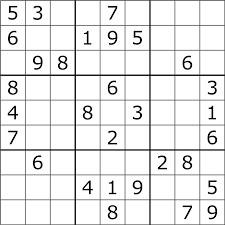
#> input picture open_CV_python/open_cv/sudoko.png, 225 x 225 px
$ python 'smoothing_images(blurring).py'
#> lines starting #> are read from the running program, lines starting #| are printed output that depends on the picture
# -*- coding: utf-8 -*-
"""
Created on Mon Jan  4 19:25:37 2021

@author: Divija Ayala
"""
import cv2
import numpy as np
from matplotlib import pyplot as plt

img=cv2.imread("sudoko.png")
#> img is the input picture: shape (225, 225, 3); min 0, max 255, mean 233.5
img1=cv2.cvtColor(img, cv2.COLOR_BGR2RGB)#matplot rgb format

#using the averaging kernel for image smoothening
kernel=np.ones((5,5),np.float32)/25

#filter2D(src, ddepth, kernel)
dst=cv2.filter2D(img1, -1, kernel)
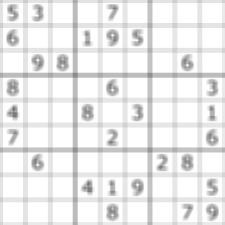
#> dst: shape (225, 225, 3); min 105, max 255, mean 234.4

#simply takes the average of all the pixels under kernel area
# and replaces the central element with this average
#cv2.blur(src, ksize)
averaging=cv2.blur(img1, (5,5))

#instead of a box filter consisting of equal filter coefficients,
# a Gaussian kernel is used
#cv2.GaussianBlur(src, ksize, sigmaX)
gaussian_blur=cv2.GaussianBlur(img1, (5,5), 0)
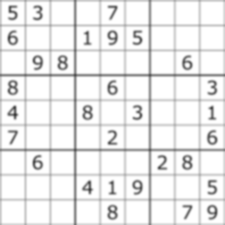
#> gaussian_blur: shape (225, 225, 3); min 61, max 255, mean 234.2

#computes the median of all the pixels under the kernel window and
# the central pixel is replaced with this median value.
#This is highly effective in removing salt-and-pepper noise
#cv2.medianBlur(src, ksize)
median_blur=cv2.medianBlur(img1, 5)
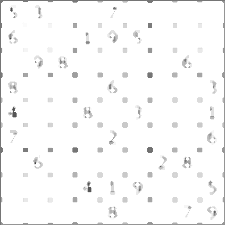
#> median_blur: shape (225, 225, 3); min 66, max 255, mean 248.5

#A bilateral filter is used for smoothening images and reducing noise,
# while preserving edges
#d: Diameter of each pixel neighborhood.
#sigmaColor: Value of \sigma in the color space.
# The greater the value, the colors farther to each other will start to get mixed.
#sigmaColor: Value of \sigma in the coordinate space.
#The greater its value, the more further pixels will mix together, given that their colors lie within the sigmaColor range.
bilateral_filter=cv2.bilateralFilter(img,9,75,75)

titles=['original','2D convolution','average','gaussian','median','bilateral_filter']
images=[img1,dst,averaging,gaussian_blur,median_blur,bilateral_filter]

for i in range(6):
    plt.subplot(2,3,1+i),plt.imshow(images[i])
    plt.title(titles[i])
    plt.xticks([]),plt.yticks([])

#> (the run stopped early here; a loop or call above may not have finished)

$ run again, with open_CV_python/open_cv/laplacian_pyramid.png copied over open_CV_python/open_cv/sudoko.png
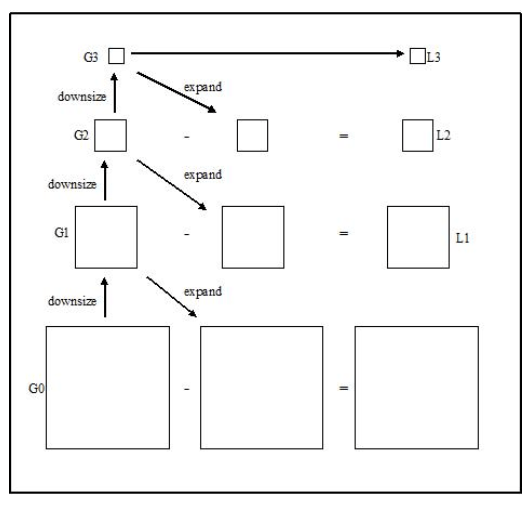
#> input picture open_CV_python/open_cv/laplacian_pyramid.png, 532 x 507 px
#> img is the input picture: shape (507, 532, 3); mean B, G, R 245.5, 245.5, 245.5
#> `gaussian_blur=cv2.GaussianBlur(img1, (5,5), 0)`:
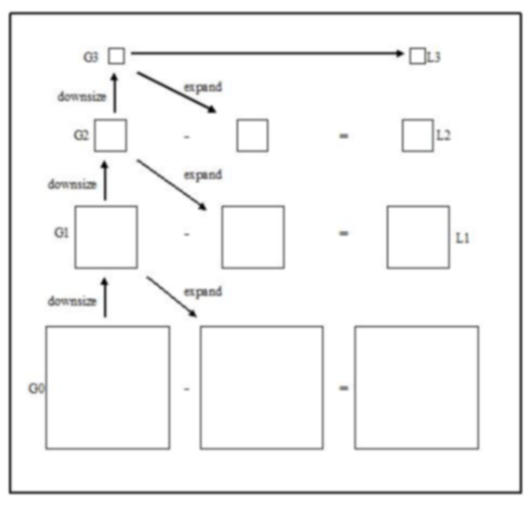
#> gaussian_blur: shape (507, 532, 3); mean R, G, B 245.5, 245.5, 245.5
#> `median_blur=cv2.medianBlur(img1, 5)`:
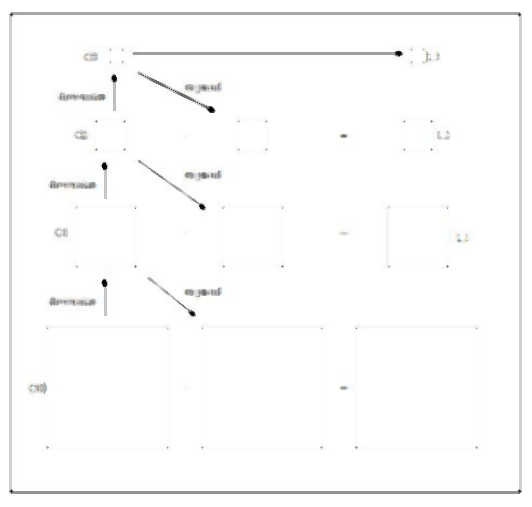
#> median_blur: shape (507, 532, 3); mean R, G, B 251.6, 251.6, 251.6

$ run again, with open_CV_python/open_cv/smarties.png copied over open_CV_python/open_cv/sudoko.png
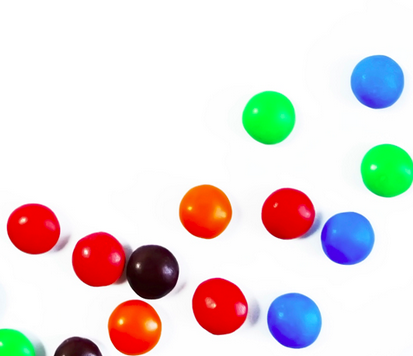
#> input picture open_CV_python/open_cv/smarties.png, 413 x 356 px
#> img is the input picture: shape (356, 413, 3); mean B, G, R 219.1, 220.4, 228.9
#> `dst=cv2.filter2D(img1, -1, kernel)`:
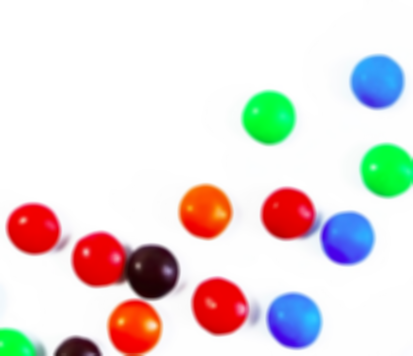
#> dst: shape (356, 413, 3); mean R, G, B 228.9, 220.4, 219.1
